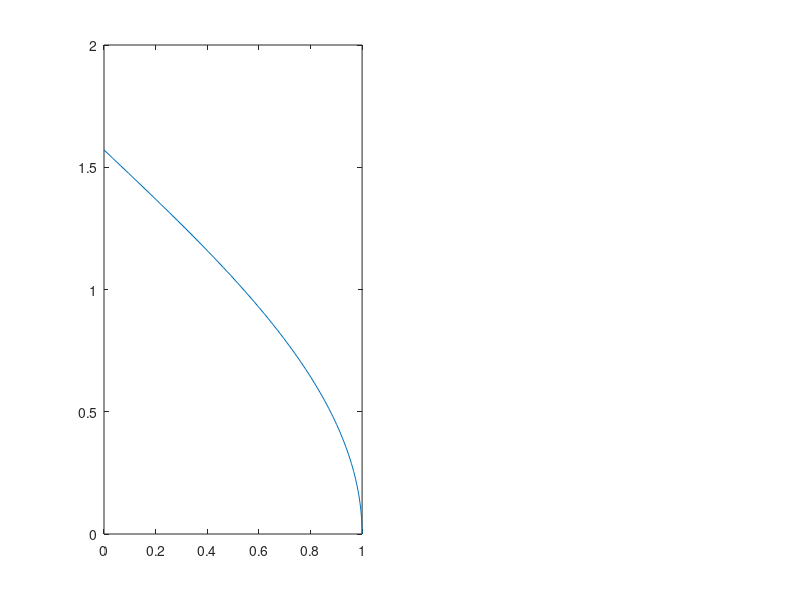

Recreate this plot in MATLAB. (Note: this script raises an error after producing the figure.)
function y  = GEN_acos(x)
%%acos.m doesn't work so well close to 1;
method   = 3;

DO_TEST  = 0;
if ~exist('x')
   y0 = linspace(0,pi/2,50);
   x  = cos(y0);
   subplot(1,2,1);
   plot(x,y0);
   hold on;
   DO_TEST  = 1;
end

y     = acos(x);
dmax  = .025;
%%
jj    = find(abs(1-x)<=dmax & abs(1-x)>0);
Y     = y(jj);
%%
a1 = .5;
a2 = -a1/4/3;
a3 = -a2/6/5;
%%
switch method

case 1%%near x=1, approx cos as a polynomial in x^2;
      %%solve with roots.m;
      %%solution is the closest one to the matlab solution;
   for k=1:length(jj)
      d        = 1-x(jj(k));
      Yk       = Y(k);
      if 1%%cubic (<2.5e-10 accuracy)
         cc = [a3 a2 a1 -d];
      else%%quadratic (<4e-7 accuracy)
         cc = [a2 a1 -d];
      end
      rc       = roots(cc);
      ysq      = rc(find(abs(rc-Yk.^2)==min(abs(rc-Yk.^2))));
      %[k ysq]
      y(jj(k)) = sqrt(ysq);
   end
case 2%%near x=1, approx acos as a quadratic in x^2 (<4e-7 accuracy);
      %%analytical solution;
      %%solution is the closest one to the matlab solution;
   dd    = 1-x(jj);
   ysq   = ( -a1+sqrt(a1^2+4*a2*dd) )/2/a2;
   if 0%%don't seem to need this solution;
      ysq2  = ( -a1-sqrt(a1^2+4*a2*dd) )/2/a2;
      for k=1:length(jj);
         if abs(ysq2(k)-Y(k)^2)<abs(ysq(k)-Y(k)^2)
            ysq(k)   = ysq2(k);
         end
         %[k ysq(k)]
      end
   end
   y(jj) = sqrt(ysq);
case 3%%use Muller's method (<8e-16 accuracy);
   for k=1:length(jj)
      %[k x(jj(k))]
      rr = GEN_findroots_muller( @fn_zero,Y(k),x(jj(k)) );
      %pause
      y(jj(k)) = rr;
   end
   %y(jj) = GEN_findroots_muller( @fn_zero,Y,x(jj) );
end

if DO_TEST
   plot(x,y,'r');
   hold off;
   %%
   subplot(1,2,2);
   plot(x,abs(y-y0));

   rr = [GEN_findroots_muller( @fn_zero,0,1 ) 0]
end




function z  = fn_zero(y,x)
%% near 1, cos(x) is a quadratic, so use muller's method; 
z  = cos(y)-x;
